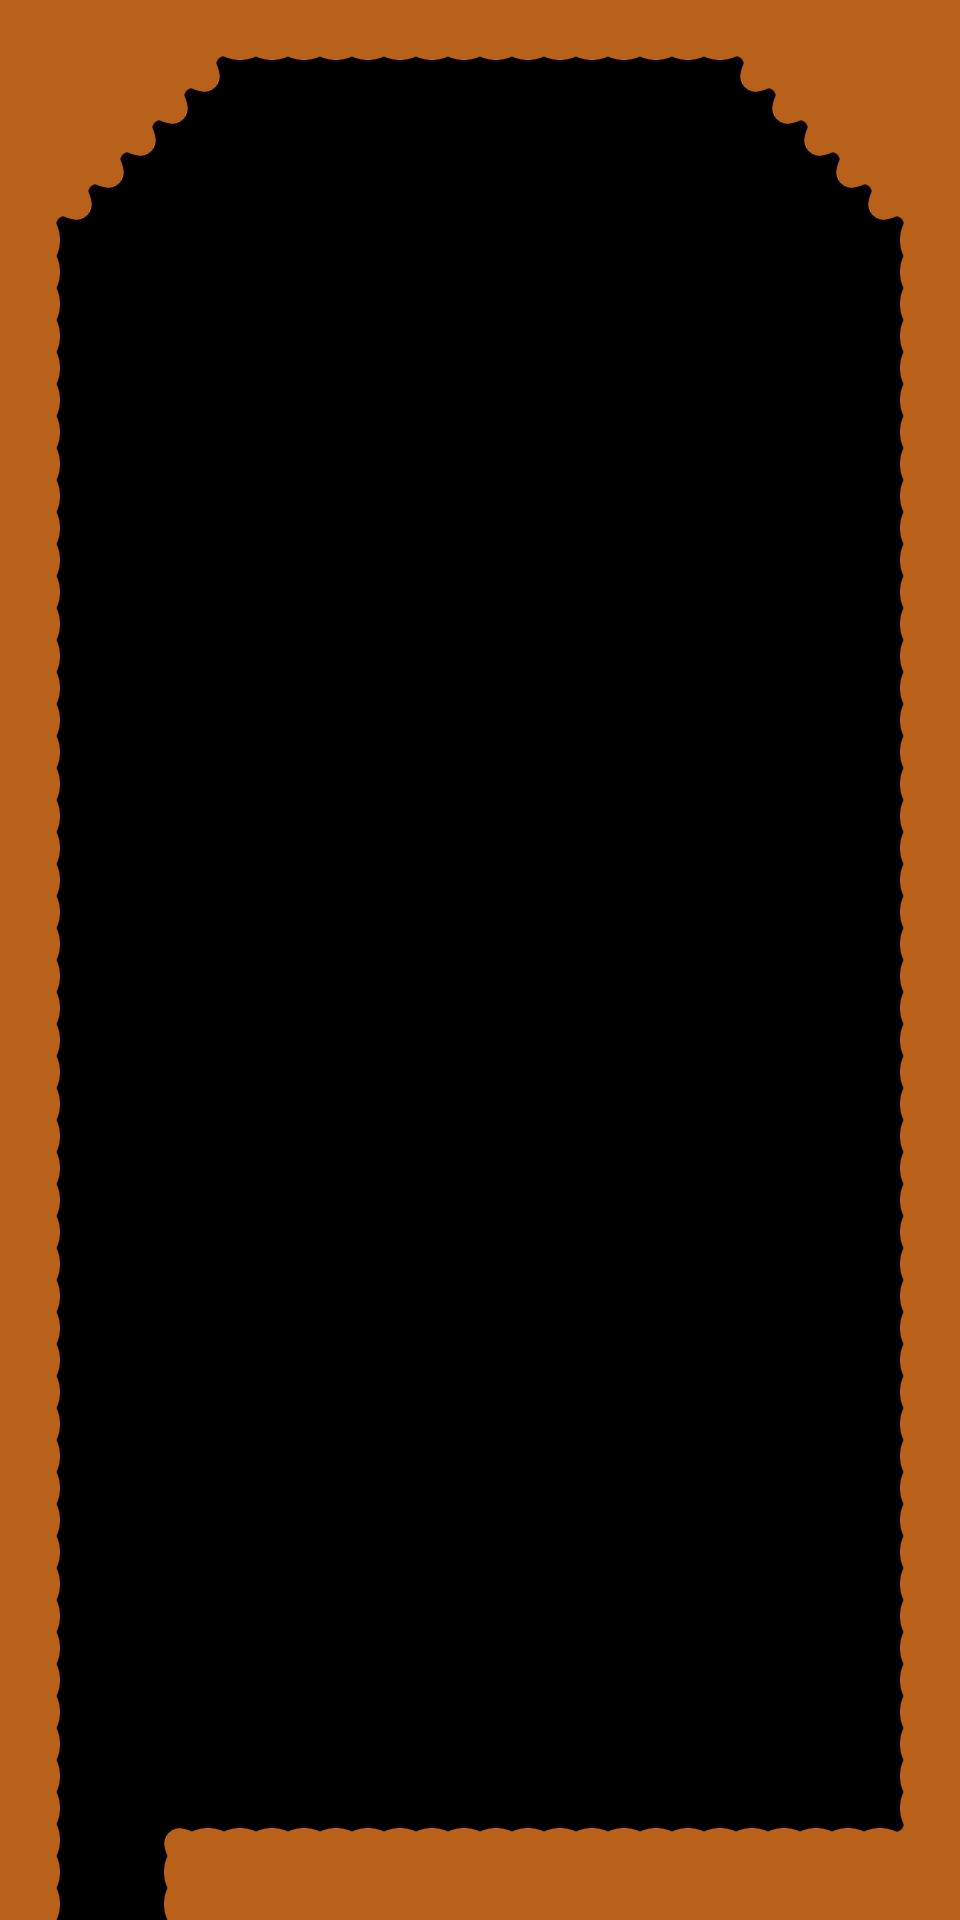

A level layout from a 2D game, rendered from its tile map. Below: a short description, then the map file with tile-grid data replaced by summaries:
An orthogonal 30x60 tile map with 32x32 px tiles, 1 tile layer (main-layer), 2 tilesets and 27 objects (23x props::SwitchingBlock, background::Parallax, props::SwitchingBlockCluster, collectibles::GoldenToken, down).

<map version="1.0" tiledversion="1.1.2" orientation="orthogonal" renderorder="right-down" width="30" height="60" tilewidth="32" tileheight="32" infinite="0" nextobjectid="39">
 <properties>
  <property name="tileset" value="level2" />
 </properties>
 <tileset firstgid="1" name="tilemap2" tilewidth="32" tileheight="32" tilecount="25" columns="5">
  <image source="tilemap2.png" width="160" height="160" />
  <terraintypes>
   <terrain name="terrain" tile="0" />
  </terraintypes>
  <tile id="0" terrain=",,,0" />
  <tile id="1" terrain=",,0,0" />
  <tile id="2" terrain=",,0," />
  <tile id="3" terrain=",0,0,0" />
  <tile id="4" terrain="0,,0,0" />
  <tile id="5" terrain=",0,,0" />
  <tile id="6" terrain="0,0,0,0" />
  <tile id="7" terrain="0,,0," />
  <tile id="8" terrain="0,0,,0" />
  <tile id="9" terrain="0,0,0," />
  <tile id="10" terrain=",0,," />
  <tile id="11" terrain="0,0,," />
  <tile id="12" terrain="0,,," />
 </tileset>
 <tileset firstgid="26" name="tilemap2" tilewidth="32" tileheight="32" tilecount="25" columns="5">
  <image source="tilemap2.png" width="160" height="160" />
  <terraintypes>
   <terrain name="terrain" tile="0" />
  </terraintypes>
  <tile id="0" terrain=",,,0" />
  <tile id="1" terrain=",,0,0" />
  <tile id="2" terrain=",,0," />
  <tile id="3" terrain=",0,0,0" />
  <tile id="4" terrain="0,,0,0" />
  <tile id="5" terrain=",0,,0" />
  <tile id="6" terrain="0,0,0,0" />
  <tile id="7" terrain="0,,0," />
  <tile id="8" terrain="0,0,,0" />
  <tile id="9" terrain="0,0,0," />
  <tile id="10" terrain=",0,," />
  <tile id="11" terrain="0,0,," />
  <tile id="12" terrain="0,,," />
 </tileset>
 <layer name="main-layer" width="30" height="60">
  <data>[1800 cells, 391 non-empty, 11 distinct tile ids]</data>
 </layer>
 <objectgroup name="object-layer">
  <object id="2" name="background" type="background::Parallax" x="402" y="1136">
   <properties>
    <property name="factor" type="float" value="0.28" />
    <property name="name" type="file" value="background2.png" />
   </properties>
  </object>
  <object id="14" name="switch-cluster0" type="props::SwitchingBlockCluster" x="124" y="1234">
   <properties>
    <property name="duration" type="float" value="1" />
    <property name="total-times" type="int" value="5" />
    <property name="visible-times" type="int" value="2" />
   </properties>
  </object>
  <object id="15" name="block0-0" type="props::SwitchingBlock" x="288" y="1632" width="64" height="64">
   <properties>
    <property name="cluster-time" type="int" value="0" />
    <property name="parent-cluster" value="switch-cluster0" />
   </properties>
  </object>
  <object id="16" name="block0-1" type="props::SwitchingBlock" x="352" y="1632" width="64" height="64">
   <properties>
    <property name="cluster-time" type="int" value="1" />
    <property name="parent-cluster" value="switch-cluster0" />
   </properties>
  </object>
  <object id="17" name="block0-2" type="props::SwitchingBlock" x="416" y="1632" width="64" height="64">
   <properties>
    <property name="cluster-time" type="int" value="2" />
    <property name="parent-cluster" value="switch-cluster0" />
   </properties>
  </object>
  <object id="18" name="block0-3" type="props::SwitchingBlock" x="480" y="1632" width="64" height="64">
   <properties>
    <property name="cluster-time" type="int" value="3" />
    <property name="parent-cluster" value="switch-cluster0" />
   </properties>
  </object>
  <object id="19" name="block0-4" type="props::SwitchingBlock" x="640" y="1568" width="64" height="64">
   <properties>
    <property name="cluster-time" type="int" value="4" />
    <property name="parent-cluster" value="switch-cluster0" />
   </properties>
  </object>
  <object id="20" name="block1-0" type="props::SwitchingBlock" x="640" y="1408" width="64" height="64">
   <properties>
    <property name="cluster-time" type="int" value="0" />
    <property name="parent-cluster" value="switch-cluster0" />
   </properties>
  </object>
  <object id="21" name="block1-1" type="props::SwitchingBlock" x="480" y="1344" width="64" height="64">
   <properties>
    <property name="cluster-time" type="int" value="1" />
    <property name="parent-cluster" value="switch-cluster0" />
   </properties>
  </object>
  <object id="22" name="golden-token4" type="collectibles::GoldenToken" x="488" y="104" width="48" height="48">
   <properties>
    <property name="id" type="int" value="4" />
   </properties>
   <ellipse />
  </object>
  <object id="23" name="block1-2" type="props::SwitchingBlock" x="256" y="1344" width="64" height="64">
   <properties>
    <property name="cluster-time" type="int" value="2" />
    <property name="parent-cluster" value="switch-cluster0" />
   </properties>
  </object>
  <object id="24" name="block1-3" type="props::SwitchingBlock" x="448" y="1216" width="64" height="64">
   <properties>
    <property name="cluster-time" type="int" value="3" />
    <property name="parent-cluster" value="switch-cluster0" />
   </properties>
  </object>
  <object id="25" name="block1-4" type="props::SwitchingBlock" x="224" y="1088" width="64" height="64">
   <properties>
    <property name="cluster-time" type="int" value="4" />
    <property name="parent-cluster" value="switch-cluster0" />
   </properties>
  </object>
  <object id="26" name="block2-0" type="props::SwitchingBlock" x="480" y="960" width="64" height="64">
   <properties>
    <property name="cluster-time" type="int" value="0" />
    <property name="parent-cluster" value="switch-cluster0" />
   </properties>
  </object>
  <object id="27" name="block2-1" type="props::SwitchingBlock" x="544" y="960" width="64" height="64">
   <properties>
    <property name="cluster-time" type="int" value="1" />
    <property name="parent-cluster" value="switch-cluster0" />
   </properties>
  </object>
  <object id="28" name="block2-2" type="props::SwitchingBlock" x="608" y="960" width="64" height="64">
   <properties>
    <property name="cluster-time" type="int" value="2" />
    <property name="parent-cluster" value="switch-cluster0" />
   </properties>
  </object>
  <object id="29" name="block2-4" type="props::SwitchingBlock" x="608" y="768" width="64" height="64">
   <properties>
    <property name="cluster-time" type="int" value="4" />
    <property name="parent-cluster" value="switch-cluster0" />
   </properties>
  </object>
  <object id="30" name="block3-1" type="props::SwitchingBlock" x="480" y="640" width="64" height="64">
   <properties>
    <property name="cluster-time" type="int" value="1" />
    <property name="parent-cluster" value="switch-cluster0" />
   </properties>
  </object>
  <object id="31" name="block3-2" type="props::SwitchingBlock" x="416" y="640" width="64" height="64">
   <properties>
    <property name="cluster-time" type="int" value="2" />
    <property name="parent-cluster" value="switch-cluster0" />
   </properties>
  </object>
  <object id="32" name="block3-3" type="props::SwitchingBlock" x="352" y="640" width="64" height="64">
   <properties>
    <property name="cluster-time" type="int" value="3" />
    <property name="parent-cluster" value="switch-cluster0" />
   </properties>
  </object>
  <object id="33" name="block3-4" type="props::SwitchingBlock" x="288" y="640" width="64" height="64">
   <properties>
    <property name="cluster-time" type="int" value="4" />
    <property name="parent-cluster" value="switch-cluster0" />
   </properties>
  </object>
  <object id="34" name="block4-0" type="props::SwitchingBlock" x="224" y="640" width="64" height="64">
   <properties>
    <property name="cluster-time" type="int" value="0" />
    <property name="parent-cluster" value="switch-cluster0" />
   </properties>
  </object>
  </objectgroup>
 <objectgroup name="warp-layer">
  <!-- 1 objects omitted --></objectgroup>
</map>
<!-- 5 of 27 objects omitted -->
